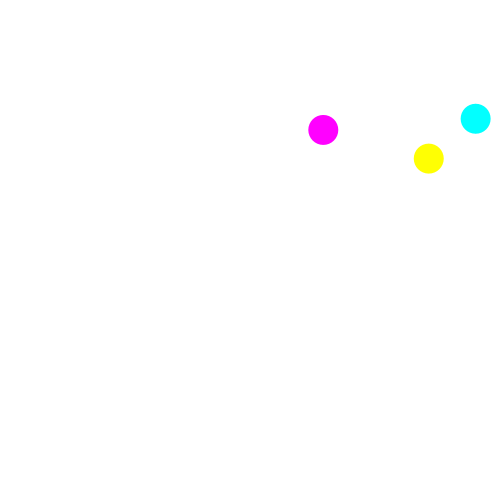
Frame 1 (no input)
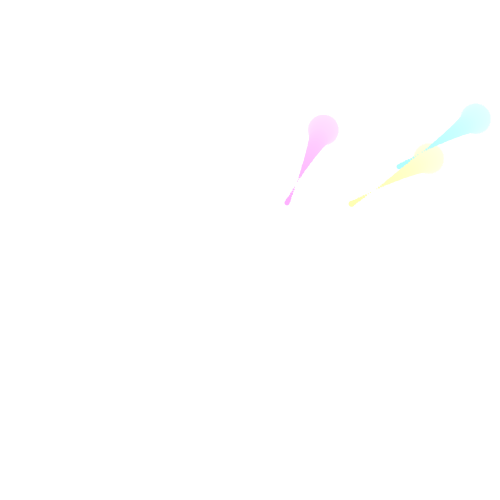
Frame 60 (the mouse pressed at the canvas centre just before this capture)
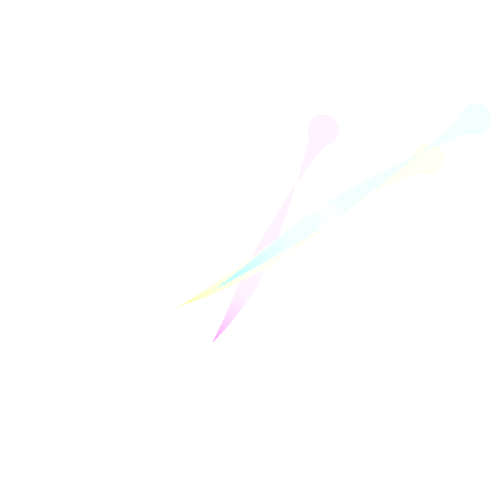
Frame 120 (the mouse held since frame 60 and released just before this capture)

The Processing sketch that drew these frames (run headless with seeded random() and noise(); from frame 60 on, the mouse is pressed at the canvas centre):

// Processing sketch: processing_93766
// ── processing_93766.pde

int a=0;
   int d=0;
   float b,c;
   float v=255;
Fly[] flies = new Fly[3];

void setup() {
  size(500,500);
  smooth();
  background(255);
  for (int i = 0; i < flies.length; i++) {
    flies[i] = new Fly(); 
  }
}

void draw() {
  noStroke();
  fill(v,10);
  rect(0,0,width,height);
  b =width/2+100*cos(frameCount*7);
  c =height/2;
  for (int i = 0; i <flies.length; i++) {
    flies[i].update();
    flies[i].checkEdges();
  }
    flies[0].display1(); 
    flies[1].display2(); 
    flies[2].display3(); 
}

class Fly {

  PVector location;
  PVector velocity;
  PVector acceleration;
  float topspeed;

  Fly() {
    location = new PVector(random(width),random(height));
    velocity = new PVector(0,0);
    topspeed = 4;
  }

  void update() {
    PVector mouse = new PVector(b,c);
    PVector dir = PVector.sub(mouse,location); 
    dir.normalize();     
    dir.mult(0.05);        
    acceleration = dir; 

    velocity.add(acceleration);
    velocity.limit(topspeed);
    location.add(velocity);
  }

  void display1() {
    noStroke();
    if(a>255){
    d=1;
    }
    else if(a<0){
      d=0;
    }
    if(d ==1){
      a=a-1;
    }
    if(d==0){
      a=a+1;
    }
      
    fill(255,a,255);
    ellipse(location.x,location.y,30-a/5,30-a/5);
  }
  void display2() {
    noStroke();
    if(a>255){
    d=1;
    }
    else if(a<0){
      d=0;
    }
    if(d ==1){
      a=a-1;
    }
    if(d==0){
      a=a+1;
    }
      
    fill(a,255,255);
    ellipse(location.x,location.y,30-a/5,30-a/5);
  }
  void display3() {
    noStroke();
    if(a>255){
    d=1;
    }
    else if(a<0){
      d=0;
    }
    if(d ==1){
      a=a-1;
    }
    if(d==0){
      a=a+1;
    }
      
    fill(255,255,a);
    ellipse(location.x,location.y,30-a/5,30-a/5);
  }

  void checkEdges() {

    if (location.x > width) {
      location.x = width;
    } else if (location.x < 0) {
      location.x = 0;
    }

    if (location.y > height) {
      location.y = height;
    }  else if (location.y < 0) {
      location.y = 0;
    }

  }

}
void mouseClicked(){
  if(v ==255){
    v=0;
  }
  else{
    v=255;
  }
}
